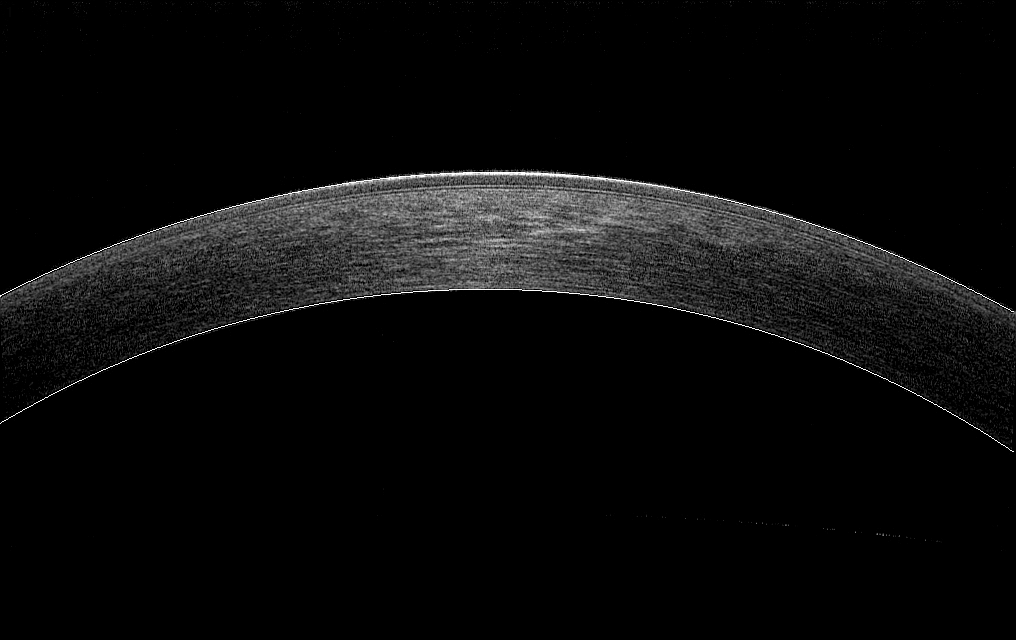
%> input picture assignment-05/matlab/data/tomogram.tif, 1016 x 640 px
$ octave ex_5_2.m   (GNU Octave 9; MATLAB toolbox functions it lacks are replaced by stand-ins)
%> lines starting %> are read from the running program, lines starting %| are printed output that depends on the picture
% Assignment 2 - Image processing on OCT

clear all
close all
clc

addpath ./data

%---------------------------Data aquisition

filename='tomogram.tif';
OCT=imread(filename);
%> OCT is the input picture: size 640x1016 uint8; min 0, max 255, mean 11.1
imshow(OCT);
title('Corneal OCT image','interpreter','latex','FontSize',16);
impixelinfo;

pix=4.13e-6;                    % pixel dimension m

%---------------------------Corneal axis
%[y,x]
[N,M]=size(OCT);
%> N = 640; M = 1016

I=find(OCT'==255);              % first full white pxl
%> I = 2091 values from 175216 to 459230
x0=rem(I(1),M);
%> x0 = 464
y1=ceil(I(1)/M);
%> y1 = 173

for i=x0:M
    if OCT(y1,i)~=255
        x2=i-1;                  % last white pxl in the row
        x1=ceil((x2+x0)/2);      % center of the white row
       break
    end
end
%> this loop made 63 passes
%> after the loop, x1 = 495; x2 = 525

%---------------------------Cornea radius

xA=ceil(x1/2);
%> xA = 248
for i=y1:N
    if OCT(i,xA)==255
        yA=i;
        break
    end
end
%> this loop made 32 passes
%> yA on pass 32: 204

c1=(x1-xA);
%> c1 = 247
c2=(yA-y1);
%> c2 = 31
R=ceil(((c1^2+c2^2)/(2*c2)));   % estimated radius
%> R = 1000
r=pix*R;
%> r = 0.00413

xc=x1; yc=y1+R-1;               % center coordinates
%> after `xc=x1`: xc = 495
%> after `yc=y1+R-1`: yc = 1172

%---------------------------Mean intensity

lag=25;

OCT2=zeros(1,N);
for i=1:N
    OCT2(i)=sum(OCT(i,(x1-lag):(x1+lag)))/(2*lag);
end
%> after the loop, OCT2 = 640 values, max 260.1 at index 173, min 0 at index 10, mean 20.07

figure
subplot(1,2,2); plot(OCT2,[0:(N-1)])
axis([0 255 0 640]); set(gca, 'YDir','reverse');
xlabel('gray scale value','interpreter','latex')
ylabel('pixel y position','interpreter','latex');
title('Mean intensity values','interpreter','latex');
subplot(1,2,1); imshow(OCT(:,(x1-lag):(x1+lag)));
%> after `imshow(OCT(:,(x1-lag):(x1+lag)))`:
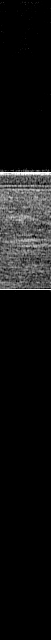
%> displayed picture: size 640x51, on the screen's scale of 0 to 255; min 0, max 255, mean 19.7
title('Central region','interpreter','latex');
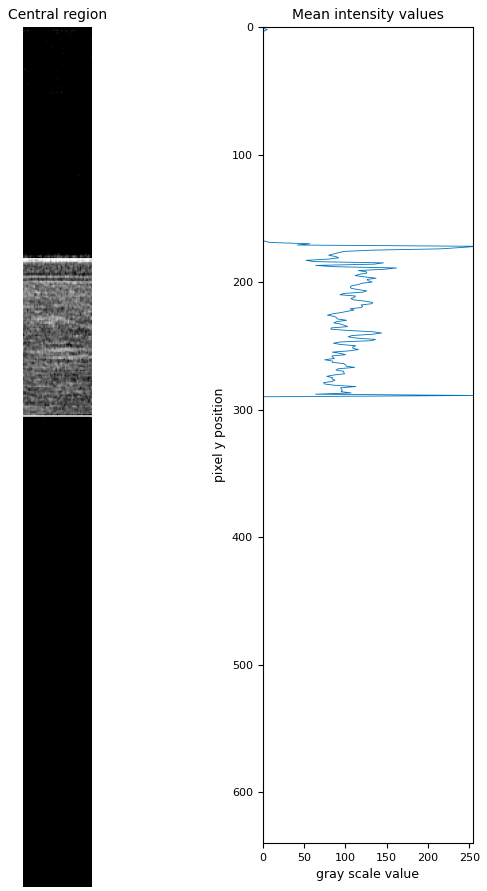
%> figure redrawn from the program's plot data, 2 panels

%---------------------------Reagions boundaries


y5=0;
for i=(yA):N
    if(OCT(i,x1)==255)
        y5=i;                   % end of Epithelium
        break
    end
end
%> this loop made 87 passes
%> after the loop, y5 = 290

%> (the run ends here)
